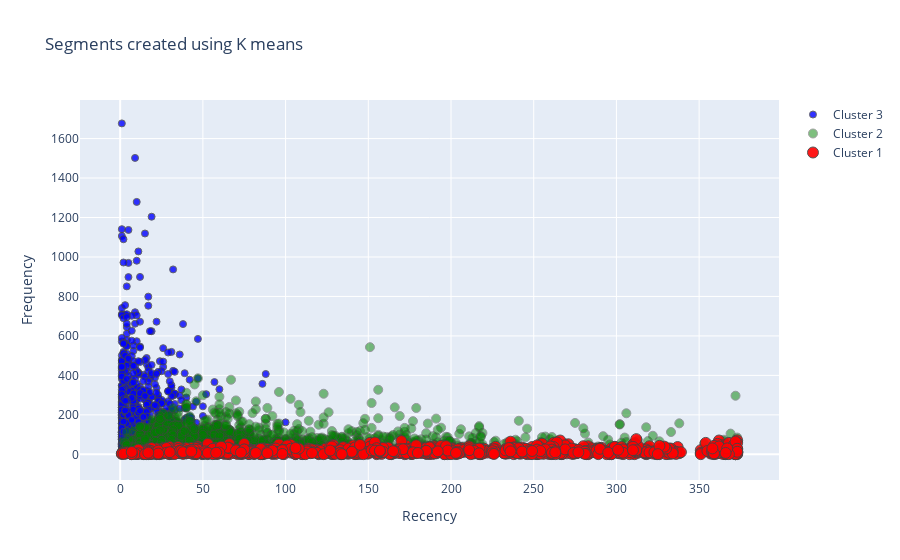

The notebook cell this image was saved under:
### Code cell
# graph of all the clusters we have made with their respective coordinates as recency and frequency 
graph = scores.query("Monetary < 50000 and Frequency < 2000")

plot_data = [
    gobj.Scatter(
        x=graph.query("Cluster == 2")['Recency'],
        y=graph.query("Cluster == 2")['Frequency'],
        mode='markers',
        name='Cluster 3',
        marker= dict(size= 7,
            line= dict(width=1),
            color= 'blue',
            opacity= 0.8
           )
    ),
        gobj.Scatter(
        x=graph.query("Cluster == 1")['Recency'],
        y=graph.query("Cluster == 1")['Frequency'],
        mode='markers',
        name='Cluster 2',
        marker= dict(size= 9,
            line= dict(width=1),
            color= 'green',
            opacity= 0.5
           )
    ),
        gobj.Scatter(
        x=graph.query("Cluster == 0")['Recency'],
        y=graph.query("Cluster == 0")['Frequency'],
        mode='markers',
        name='Cluster 1',
        marker= dict(size= 11,
            line= dict(width=1),
            color= 'red',
            opacity= 0.9
           )
    ),
]

plot_layout = gobj.Layout(
        yaxis= {'title': "Frequency"},
        xaxis= {'title': "Recency"},
        title='Segments created using K means'
    )
fig = gobj.Figure(data=plot_data, layout=plot_layout)
po.iplot(fig)

### Figure 1 — Plotly figure (JSON) as saved in the notebook; plotly's stock layout.template omitted (floating-point values rounded to 4 significant figures; data arrays with more than 128 entries replaced by an {"elided": "..."} marker saying what was removed)
{"data": [{"marker": {"color": "blue", "line": {"width": 1}, "opacity": 0.8, "size": 7}, "mode": "markers", "name": "Cluster 3", "type": "scatter", "x": {"elided": "815 int values"}, "y": {"elided": "815 int values"}}, {"marker": {"color": "green", "line": {"width": 1}, "opacity": 0.5, "size": 9}, "mode": "markers", "name": "Cluster 2", "type": "scatter", "x": {"elided": "1654 int values"}, "y": {"elided": "1654 int values"}}, {"marker": {"color": "red", "line": {"width": 1}, "opacity": 0.9, "size": 11}, "mode": "markers", "name": "Cluster 1", "type": "scatter", "x": {"elided": "1433 int values"}, "y": {"elided": "1433 int values"}}], "layout": {"title": {"text": "Segments created using K means"}, "xaxis": {"title": {"text": "Recency"}}, "yaxis": {"title": {"text": "Frequency"}}}}
